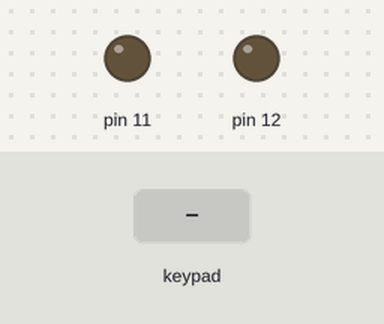
The sketch below on a simulated Arduino Uno, built with avr-gcc and run on an emulated ATmega328P. On the bench: output pins drawn as LEDs (lit = HIGH). The inputs (shaded band) are chosen by the test bench.

Above: at 1.2 s.
1.3 s: key 'A' pressed
At 2.5 s:
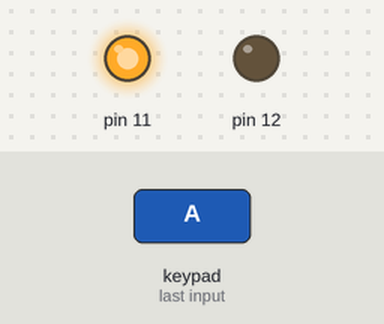
2.8 s: key '*' pressed
At 3.4 s:
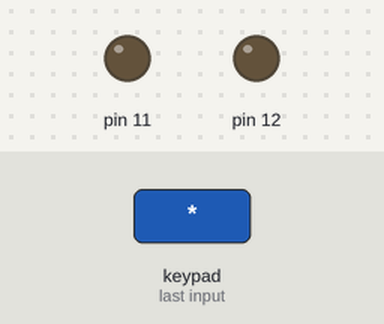
Timing chart, 0 to 5.8 s (numbered marks = the images above; inputs shaded):
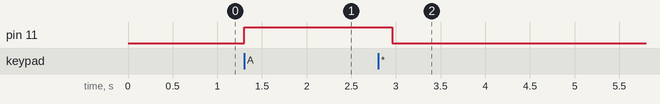

The sketch:

keypad_event_listner.ino
```cpp
#include <Keypad.h>

const byte ROWS = 4;
const byte COLS = 4;
char keys[ROWS][COLS] = {
    {'1','2','3','A'},
    {'4','5','6','B'},
    {'7','8','9','C'},
    {'*','0','#','D'}
};

byte rowPins[ROWS] = {2,3,4,5};
byte colPins[COLS] = {6,7,8,9};

Keypad keypad = Keypad( makeKeymap(keys), rowPins, colPins, ROWS, COLS );


void setup(){
    pinMode(11,OUTPUT);
    pinMode(12,OUTPUT);
    keypad.addEventListener(keypadEvent);
}

void loop(){
    char key = keypad.getKey();
}


void keypadEvent(KeypadEvent key){
    switch (keypad.getState()){
    case PRESSED:
        if (key == 'A') {
          digitalWrite(11,HIGH);
        }
        break;

    case RELEASED:
        if (key == '*') {

         digitalWrite(11,LOW);
         digitalWrite(12,LOW);

        }
        break;

    case HOLD:
        if (key == '3') {
          digitalWrite(12,HIGH);
        }
        break;
    }
}
```

Measured:
- after the input at 1.3 s, pin 11: LOW → HIGH at once
- after the input at 2.8 s, pin 11: HIGH → LOW after 0.16 s
